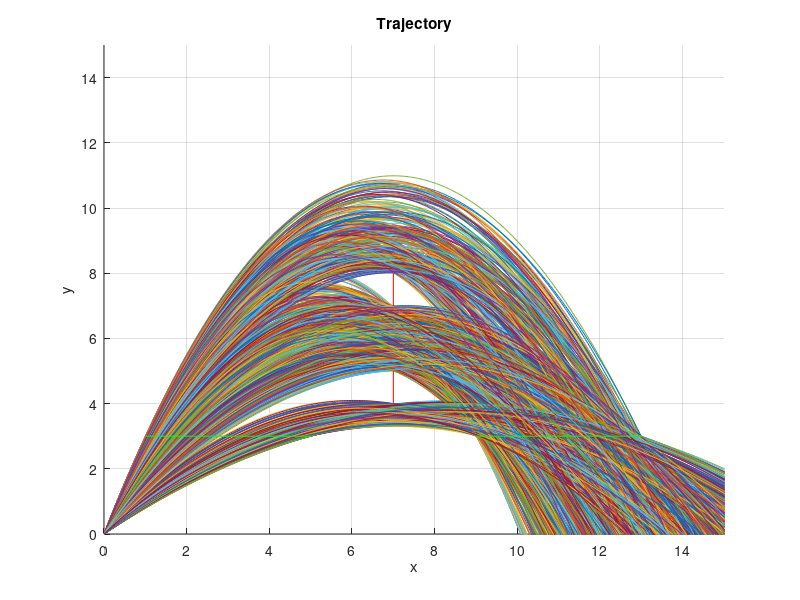
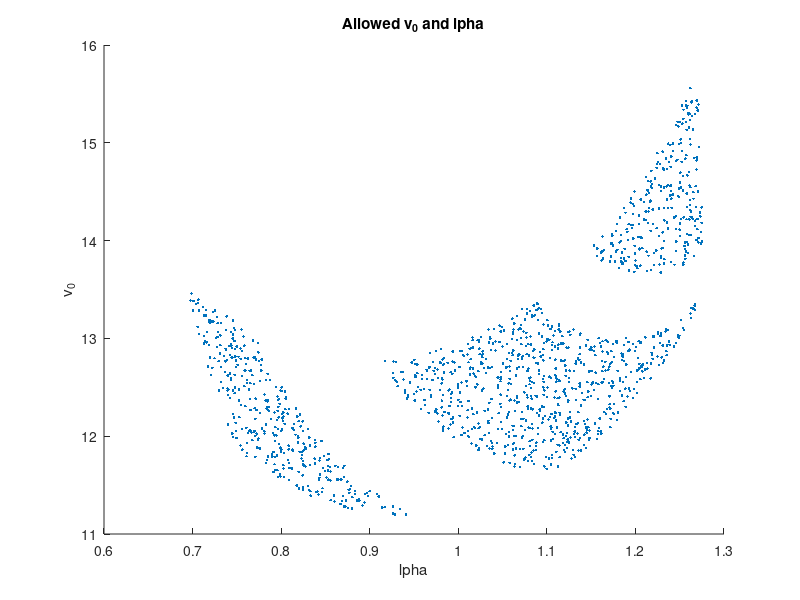

The MATLAB source for these figures, in order:
clear;

alpha_list = [];
v_list = [];
T_max_list = [];
generations = 100000;
g = 10;
X_cross = 7;
Y_cross = 3;

figure;
hold on;
grid on;

for i = 1:generations
    alpha = rand() * 88 + 1; % Random angle in degrees
    alpha = deg2rad(alpha); % Convert to radians
    v0 = rand() * 29 + 1; % Random initial velocity
    
    v0x = v0 * cos(alpha);
    v0y = v0 * sin(alpha);
    
    % Must not cross region
    t1 = X_cross / v0x;
    yt1 = v0y * t1 - 1/2 * g * t1 * t1;
    if ((yt1 > 4 && yt1 < 5) || (yt1 > 7 && yt1 < 8))
        continue;
    end

    % Must cross region
    a = -1/2 * g;
    b = v0y;
    c = -Y_cross;
    delta = b * b - 4 * a * c;
    sdelta = sqrt(delta);
    t1 = (-b - sdelta) / (2 * a);
    t2 = (-b + sdelta) / (2 * a);
    xt1 = v0x * t1;
    xt2 = v0x * t2;

    if (xt2 > 1 && xt2 < 5 && xt1 > 9 && xt1 < 13)
        % Both sections are crossed
        alpha_list = [alpha_list alpha];
        v_list = [v_list v0];

        t = linspace(0, 3, 500);
        x = v0x * t;
        y = v0y * t - 1/2 * g * t .* t;
        plot(x, y);
    end
end

% Must cross region plot
plot([1 5], [3 3], 'g');
plot([9 13], [3 3], 'g');

% Must not cross region plot
plot([7 7], [4 5], 'r');
plot([7 7], [7 8], 'r');

xlabel("x");
ylabel("y");
title("Trajectory");
xlim([0 15]);
ylim([0 15]);
savefig("Trajectory");

hold off;

figure;
grid on;
scatter(alpha_list, v_list, ".");
xlabel("\alpha");
ylabel("v_0");
title("Allowed v_0 and \alpha");
savefig("V0_Alpha");

probability = size(alpha_list, 2) / generations * 100;
fprintf("Probability of a valid trajectory: %.2f%% \n", probability);
